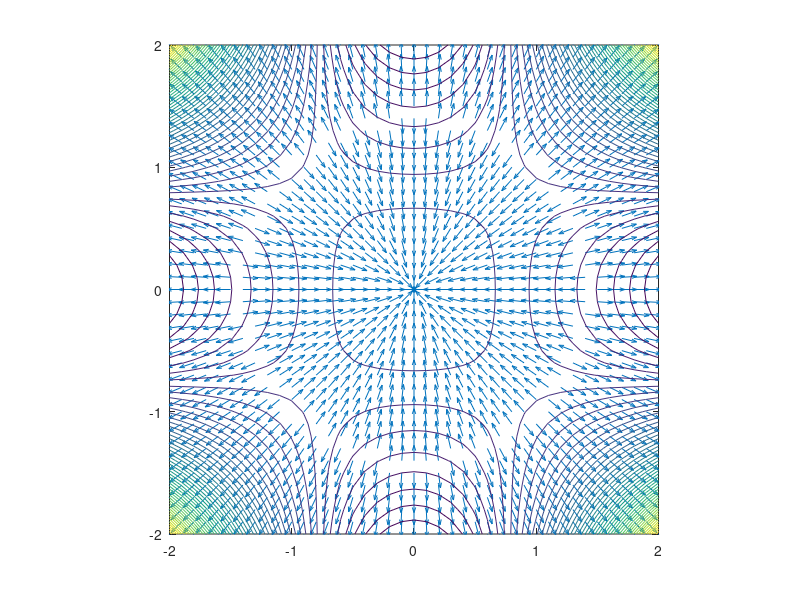

Here is the MATLAB script that generated this plot:
function grad_plot
spacing = 0.1;
[X,Y] = meshgrid(-2:spacing:2);


%% Rosenbrock%%
% Z = 100*(Y - X.^2)^2 + (1-X).^2;
% DX = -400*(Y-X.^2).*X - 2*(1-X);
% DY = 200*(Y-X.^2);

%% myfun3 %%
% Z = 100*(Y - X.^2)^2 + (1-X).^2;
% DX = -400*(Y-X.^2).*X - 2*(1-X);
% DY = 200*(Y-X.^2);
Z = (X.^2+Y.^2-2)^2;
DX = 4*X.*(X.^2+Y.^2-2) ;     
DY = 4*Y.*(X.^2+Y.^2-2);
normcst = sqrt(DX.^2+DY.^2);
DX = DX./(normcst);
DY = DY./(normcst);
quiver(X,Y,DX,DY)
hold on
contour(X,Y,Z,50)
axis equal
hold off
end